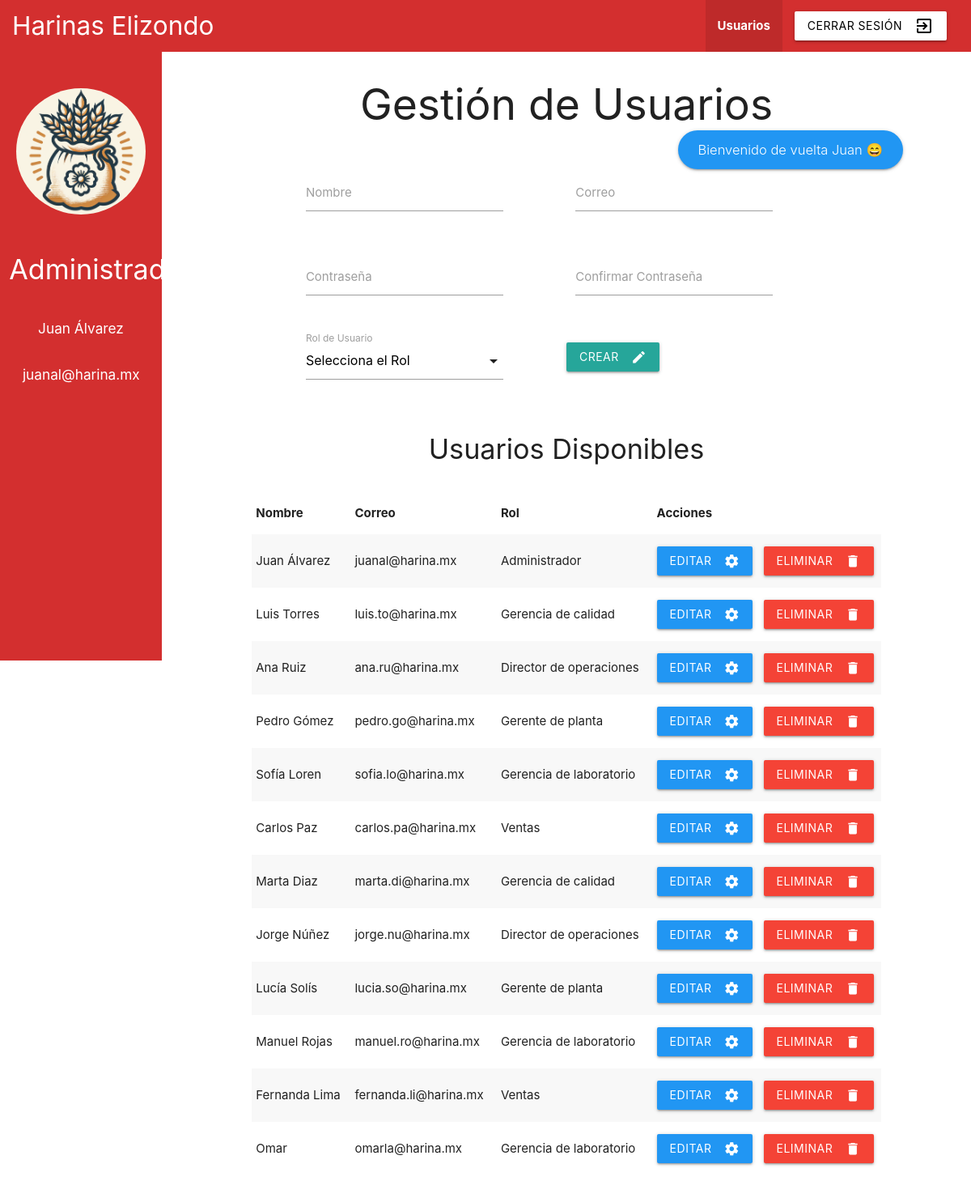
The page /dashboard.php (signed in) on the database its author committed.
### tables this page shows
CREATE TABLE `rol` (
  `id_rol` int(11) NOT NULL,
  `rol` varchar(50) NOT NULL,
  `color` varchar(50) NOT NULL
);

CREATE TABLE `usuario` (
  `id_usuario` int(11) NOT NULL,
  `nombre` varchar(100) NOT NULL,
  `contra` varchar(32) NOT NULL,
  `id_rol` int(11) DEFAULT NULL,
  `correo` varchar(100) NOT NULL
);

### actions/db.php (called while the page is built, shortened)
<?php
function query ($conn, $q) {
    return $conn->query($q);
}
?>

### views/usuarios.php (the view, shortened to what this page needs)
<?php
	$result_roles = query($conn, "SELECT * FROM rol;");
	$result_users = query($conn, "SELECT * FROM usuario;");
	$roles_array = array();
	$update_mode = isset($_GET['user_id']);
	$update = "";
?>
<div class="col s12">
	<div class="row center-align">
		<h2>Gestión de Usuarios</h2>
	</div>
	<div class="row">
		<form class="col s12" method="POST" action="actions/usuarios.php<?php echo $update_mode ? "?user_update_id=".$_GET['user_id'] : "" ?>">
			<div class="row">
				<div class="input-field col s4 offset-s1">
					<input id="nombre" type="text" class="validate" name="name" value="<?php echo $update_mode ? $update['nombre'] : ""; ?>">
					<label for="nombre">Nombre</label>
		        </div>
		        <div class="input-field col s4 offset-s1">
					<input id="correo" type="text" class="validate" name="email" value="<?php echo $update_mode ? $update['correo'] : ""; ?>">
					<label for="correo">Correo</label>
		        </div>
		    </div>
		    <div class="row">
				<div class="input-field col s4 offset-s1">
					<input id="password" type="password" class="validate" name="password">
					<label for="password"><?php echo $update_mode ? "Nueva " : "" ?>Contraseña</label>
		        </div>
		        <div class="input-field col s4 offset-s1">
					<input id="repeat" type="password" class="validate" name="repeat">
					<label for="repeat">Confirmar Contraseña</label>
		        </div>
		    </div>
		    <div class="row">
			    <div class="input-field col s4 offset-s1">
						<?php
							while ($row = $result_roles->fetch_assoc()) {
								$roles_array[] = $row['rol'];
    						}
						?>
					<label>Rol de Usuario</label>
				</div>
				<div class="input-field col s4 offset-s1">
					<div class="buttons-row row">
						<button class="<?php echo $update_mode ? "hide " : ""; ?>waves-effect waves-light btn" name="action" type="submit" value="create">
							<i class="material-icons right">create</i>Crear
						</button>
					</div>
				</div>
			</div>
		</form>
	</div>
	<div class="row center-align">
		<h4>Usuarios Disponibles</h4>
	</div>
	<div class="row">
		<div class="col s12">
			<table class="striped">
				<thead>
					<tr>
						<th>Nombre</th>
						<th>Correo</th>
						<th>Rol</th>
						<th>Acciones</th>
					</tr>
				</thead>
				<tbody>
					<?php
						while ($row = $result_users->fetch_assoc()) {
							echo "<tr>";
							echo "<td>".$row['nombre']."</td>";
							echo "<td>".$row['correo']."</td>";
							echo "<td>".$roles_array[$row['id_rol']-1]."</td>";
							echo "<td>";
							echo "<a class=\"blue waves-effect waves-light btn\" href=\"?user_id=".$row["id_usuario"]."\"><i class=\"material-icons right\">settings</i>Editar</a>";
							echo "<a class=\"red margin-left waves-effect waves-light btn\" href=\"actions/usuarios.php?user_id=".$row["id_usuario"]."\"><i class=\"material-icons right\">delete</i>Eliminar</a>";
							echo "</td>";
							echo "</tr>";
						}
					?>
				</tbody>
			</table>
		</div>
	</div>
</div>

### dashboard.php (shortened to what this page needs)
<?php
	require "actions/db.php";
	$conn = connect_db();
	$result_role = query($conn, "SELECT * FROM rol WHERE id_rol=".$_SESSION['id_rol'].";");
	$role = $result_role->fetch_assoc();
  $jsonData = file_get_contents('views/views.json');
  $views = json_decode($jsonData, true);
  $role_views = $views[strval($_SESSION['id_rol'])];
	$current_view = "";
	if (!isset($_GET['view']) || empty($_GET['view'])) {
		$current_view = $role_views[0];
	}
	else {
		$current_view = $_GET['view'];
	}
?>
<!DOCTYPE html>
<html>
<head>
	<link rel="stylesheet" href="https://cdnjs.cloudflare.com/ajax/libs/materialize/1.0.0/css/materialize.min.css">
</head>
<body>
	<?php require 'components/navbar.php'; ?>
	<div class="row">
		<?php require 'components/sidebar.php'; ?>
		<div class="col s8 offset-s3">
			<div class="row view-row">
				<?php
					require 'views/'.$current_view.'.php';
				?>
			</div>
		</div>
	</div>
</body>
</html>

### components/navbar.php
<div class="navbar-fixed no-shadow">
  <nav class="<?php echo $role['color']; ?>">
    <div class="nav-wrapper <?php echo $role['color']; ?>">
      <a href="#" class="brand-logo">Harinas Elizondo</a>
      <ul id="nav-mobile" class="right hide-on-med-and-down">
        <?php
          foreach ($role_views as $view) {
            $active_setting = "";
            if ($current_view == $view) {
              $active_setting = "active";
            }
            echo "<li class=\"$active_setting\"><a class=\"nav-button\" href=\"dashboard.php?view=$view\">$view</a></li>\n";
          }
        ?>
        <li><a href="actions/close_session.php" class="waves-effect waves-light btn white black-text">Cerrar Sesión<i class="material-icons right">exit_to_app</i></a></li>
      </ul>
    </div>
  </nav>
</div>

### components/sidebar.php
<div class="sidebar col s2 <?php echo $role['color']; ?>">
	<div class="row">
		<img class="img-sidebar" src="assets/icon.png">
	</div>
	<div class="row">
		<div class="col s12 center-align">
			<h4 class="white-text title"><?php echo $role['rol']; ?></h4>
		</div>
	</div>
	<div class="row">
		<div class="col s10 offset-s1 center-align">
			<h6 class="white-text"><?php echo $_SESSION['nombre']; ?></h6>
		</div>
	</div>
	<div class="row">
		<div class="col s10 offset-s1 center-align">
			<h6 class="white-text"><?php echo $_SESSION['correo']; ?></h6>
		</div>
	</div>
</div>

### dashboard.php (style rules this page uses)
nav { padding: 0 1rem; box-shadow: none !important; }
.nav-button { text-transform: capitalize; font-weight: bold; }
.title { text-transform: capitalize; }
.img-sidebar { width: 80%; border-radius: 100%; margin-left: 10%; margin-top: 3rem; }
.sidebar { height: 94vh; position: fixed; }

### views/usuarios.php (style rules this page uses)
.margin-left { margin-left: 5%; }

### rows shown on the page
rol: rol "Administrador"
usuario: nombre "Juan Álvarez", correo "juanal@harina.mx", id_rol "Administrador"
usuario: nombre "Luis Torres", correo "luis.to@harina.mx", id_rol "Gerencia de calidad"
usuario: nombre "Ana Ruiz", correo "ana.ru@harina.mx", id_rol "Director de operaciones"
usuario: nombre "Pedro Gómez", correo "pedro.go@harina.mx", id_rol "Gerente de planta"
usuario: nombre "Sofía Loren", correo "sofia.lo@harina.mx", id_rol "Gerencia de laboratorio"
usuario: nombre "Carlos Paz", correo "carlos.pa@harina.mx", id_rol "Ventas"
usuario: nombre "Marta Diaz", correo "marta.di@harina.mx", id_rol "Gerencia de calidad"
usuario: nombre "Jorge Núñez", correo "jorge.nu@harina.mx", id_rol "Director de operaciones"
usuario: nombre "Lucía Solís", correo "lucia.so@harina.mx", id_rol "Gerente de planta"
usuario: nombre "Manuel Rojas", correo "manuel.ro@harina.mx", id_rol "Gerencia de laboratorio"
usuario: nombre "Fernanda Lima", correo "fernanda.li@harina.mx", id_rol "Ventas"
usuario: nombre "Omar", correo "omarla@harina.mx", id_rol "Gerencia de laboratorio"

### other values the page prints
$view "Usuarios"
$_SESSION['nombre'] "Juan Álvarez"
$_SESSION['correo'] "juanal@harina.mx"
